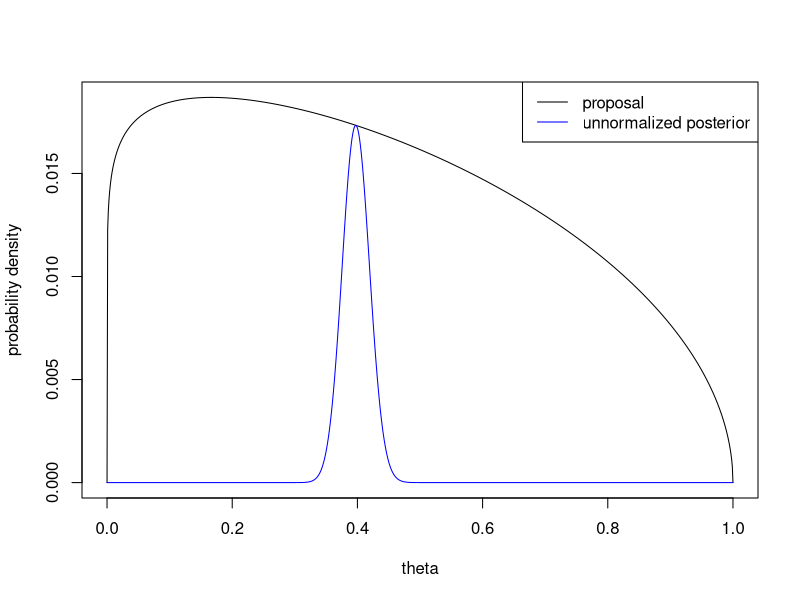
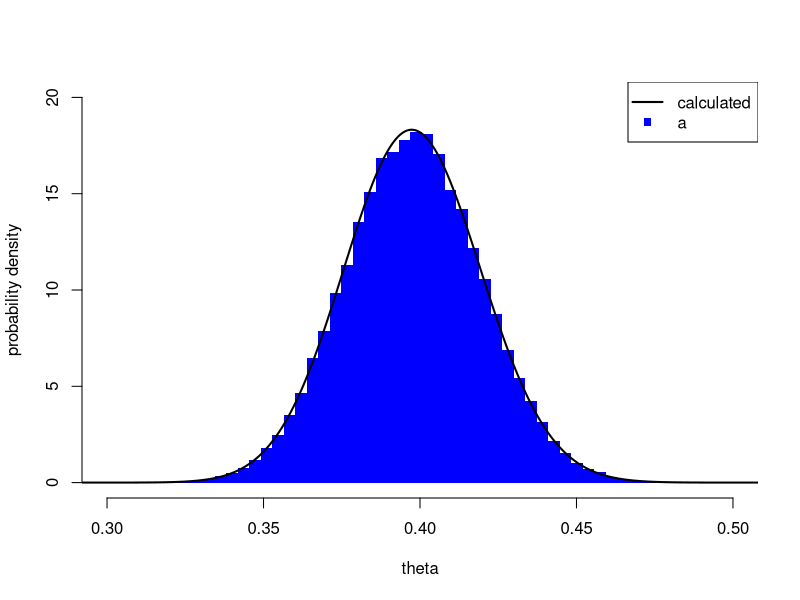

The R script that drew these images, in order:
## ---- chunk 1
to_maximize <- function(x){x^200*(1-x)^303}
thmax = optimize(to_maximize,interval=c(0,1),maximum=TRUE)$maximum
M = exp(lgamma(503)-lgamma(200)-lgamma(304))*to_maximize(thmax)
print(M)

Mg <- function(x){M*dbeta(x,shape1=1.1,shape2=1.5)}
q <- function(x){to_maximize(x)*exp(lgamma(503)-lgamma(200)-lgamma(304))*dbeta(x,shape1=1.1,shape2=1.5)}

theta = seq(0, 1, length.out=1000)
plot(theta,Mg(theta),ylab="probability density",type='l',col='black')
lines(theta,q(theta),col='blue')
legend("topright",legend=c("proposal","unnormalized posterior"),col=c("black","blue"),lty=1)
## ---- chunk 2
nsamp = 100000 #Start by generating the number of samples we need
list = rbeta(nsamp-length(list),shape1=1.1,shape2=1.5)
for(i in 1:length(list)){ #Now run initial rejection portion of algorithm
  reject = runif(1,0,Mg(list[i]))
  if(reject>q(list[i])){ #Generate a random value uniform between 0 and the unnormalized posterior.
    temp = TRUE
    while(temp){
      x = rbeta(1,shape1=1.1,shape2=1.5) #Prepare to replace entry
      if(runif(1,0,Mg(x))<=q(x)){        #And see if we need to reject again
        temp = FALSE
        list[i] = x
      } 
    }
  }
}
## ---- chunk 3
theta = seq(0,1,length.out=10000)
hist(as.numeric(list),ylab='probability density',xlab='theta',freq=FALSE,main='',lty='blank',col='blue',
     breaks=seq(min(list),max(list),length.out=50),ylim=c(0,20),xlim=c(0.3,0.5))
yconst <- integrate(q,lower=0,upper=1)$value
lines(theta,q(theta)/yconst,lwd=2)

legend("topright",legend=c("calculated","a"),lwd=c(2,NA),pch=c(NA,15),col=c('black','blue'))
